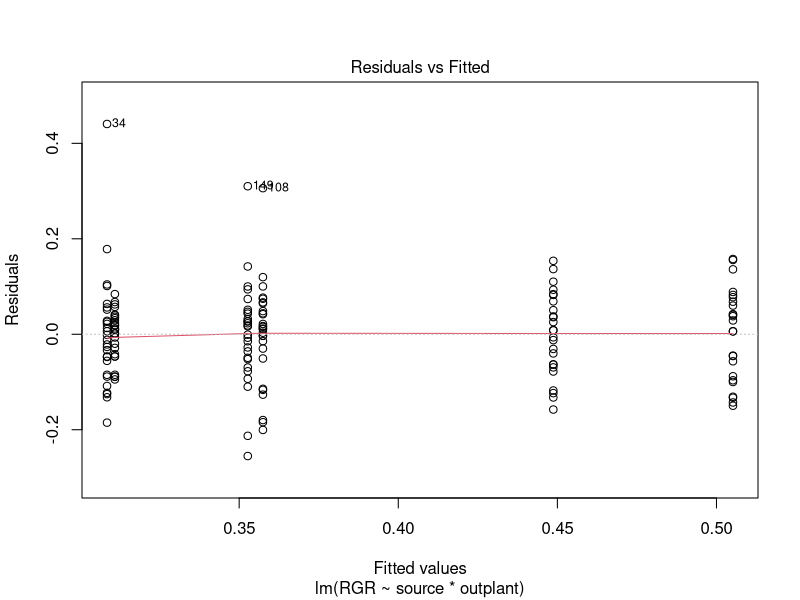
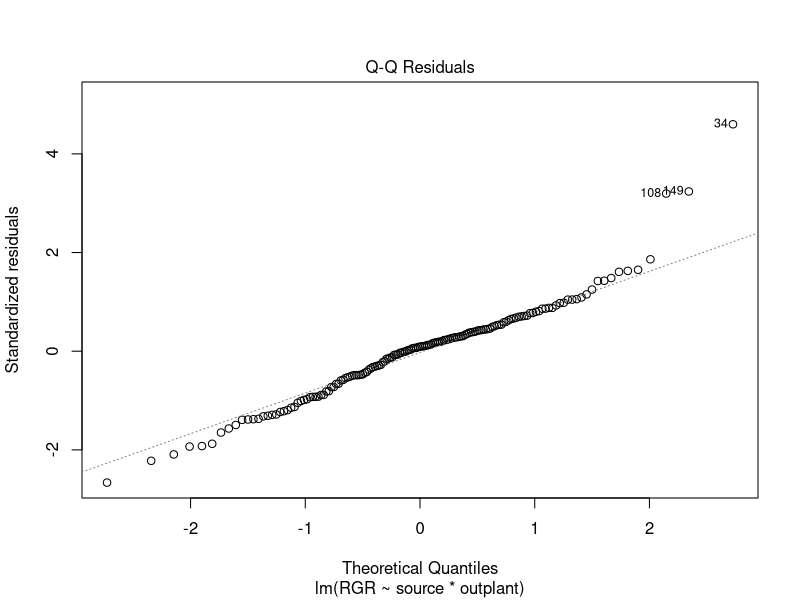
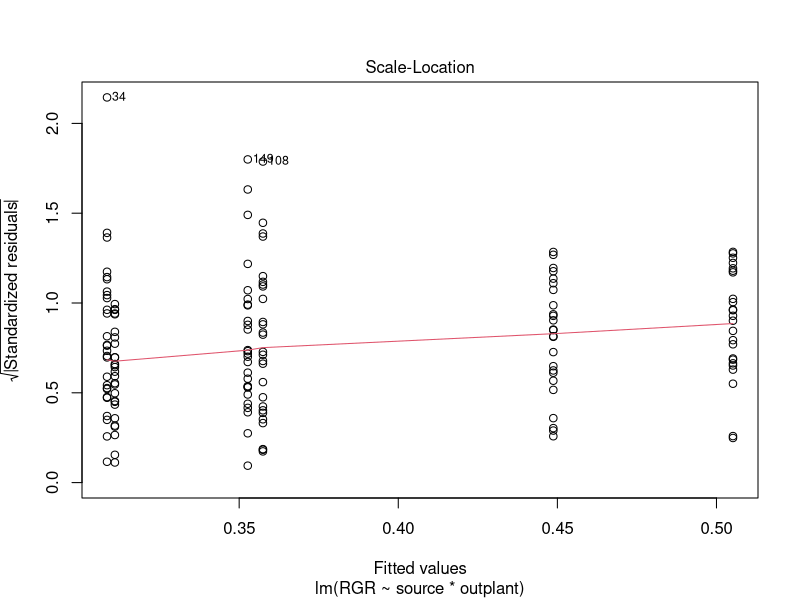
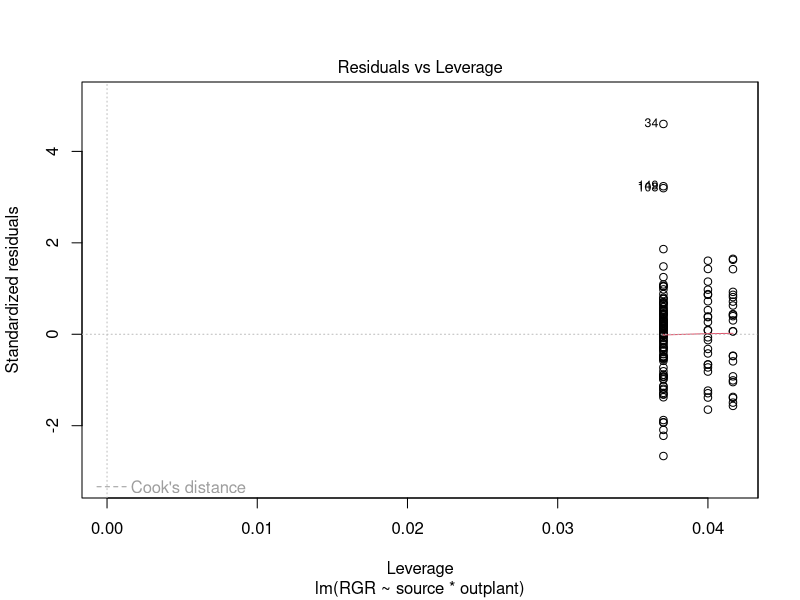
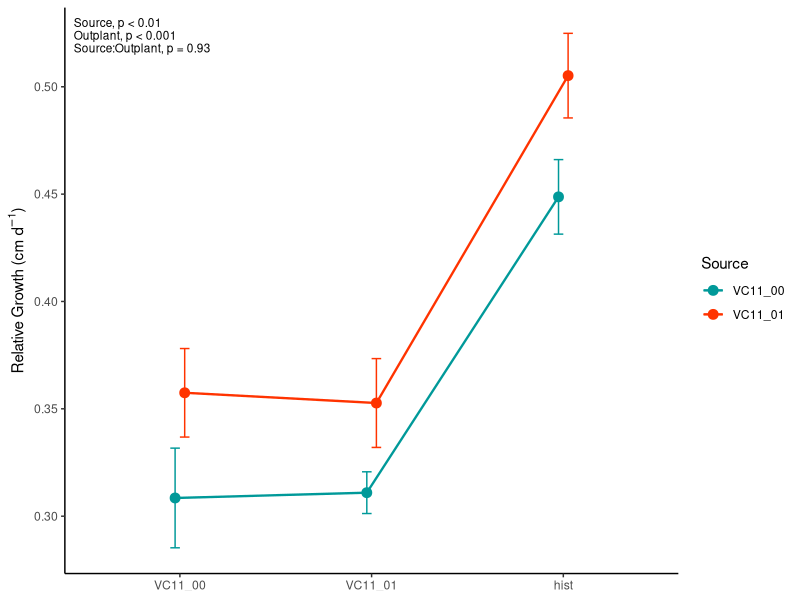

These charts were generated, in order, by the following R code:
## ---- chunk 1
knitr::opts_chunk$set(echo = TRUE)
library(dplyr)
library(ggplot2)
library(lme4)
library(lmerTest)
library(tidyverse)
library(emmeans)
library(here)
## ---- chunk 2
tp_growth <- read_csv(here("raw data", "plants_field", "TP_RGR_JB_SMR26.csv"))
tp_growth <- tp_growth |>
  mutate(
    b1_full_cm_unbroken = ifelse(b1_broken == "y", NA, b1_full_cm),
    b2_full_cm_unbroken = ifelse(b2_broken == "y", NA, b2_full_cm),
    b3_full_cm_unbroken = ifelse(b3_broken == "y", NA, b3_full_cm),
    b4_full_cm_unbroken = ifelse(b4_broken == "y", NA, b4_full_cm),
    b5_full_cm_unbroken = ifelse(b5_broken == "y", NA, b5_full_cm),
    b6_full_cm_unbroken = ifelse(b6_broken == "y", NA, b6_full_cm),
    b7_full_cm_unbroken = ifelse(b7_broken == "y", NA, b7_full_cm),
    n_unbroken_leaves = rowSums(!is.na(across(matches("^b[1-7]_full_cm_unbroken$")))),
    sum_new_growth    = rowSums(across(matches("^b[1-7]_new_cm$")), na.rm = TRUE),
    sum_full          = rowSums(across(matches("^b[1-7]_full_cm$")), na.rm = TRUE),
    sum_full_unbroken = rowSums(across(matches("^b[1-7]_full_cm_unbroken$")), na.rm = TRUE),
    body_size = log(sum_full_unbroken*leaf_width_cm),
    RGR2 = ifelse(
      n_unbroken_leaves >= 4,
      (sum_new_growth / sum_full_unbroken / interval) * 100,
      NA),
    RGR  = sum_new_growth / sheath_length_cm / interval)
tp_growth
## ---- chunk 3
RGR_model <- lm(RGR ~ source * outplant, data = tp_growth)
anova(RGR_model)
plot(RGR_model)
shapiro.test(resid(RGR_model))
## ---- chunk 4
tp_growth <- tp_growth |> 
  mutate(outplant = factor(outplant, levels = c("VC11_00", "VC11_01", "hist")))

RGR_summary_df <- tp_growth |> 
  group_by(source, outplant)  |> 
  summarise(
    mean_RGR = mean(RGR, na.rm = TRUE),
    se_RGR = sd(RGR, na.rm = TRUE) / sqrt(n()),
    .groups = "drop"
  )
## ---- chunk 5
RGRplot <- ggplot(RGR_summary_df, aes(x = outplant, y = mean_RGR, color = source, group = source)) +
  geom_line(position = position_dodge(width = 0.1), linewidth = 0.8) +
  geom_point(position = position_dodge(width = 0.1), size = 3) +
  geom_errorbar(
    aes(ymin = mean_RGR - se_RGR, ymax = mean_RGR + se_RGR),
    width = 0.1,
    position = position_dodge(width = 0.1)
  ) +
  labs(
    x = NULL,
    y = expression("Relative Growth (cm d"^-1*")"),
    color = "Source"
  ) +
  scale_color_manual(
    values = c(
      "VC11_00" = "#009999",
      "VC11_01" = "#ff3300"))+
  theme_classic()+
  annotate("text", x = -Inf, y = Inf, hjust = 0, vjust = 1.3, 
           label ="   Source, p < 0.01\n   Outplant, p < 0.001\n   Source:Outplant, p = 0.93",
           size = 3, lineheight = 0.9)
RGRplot
